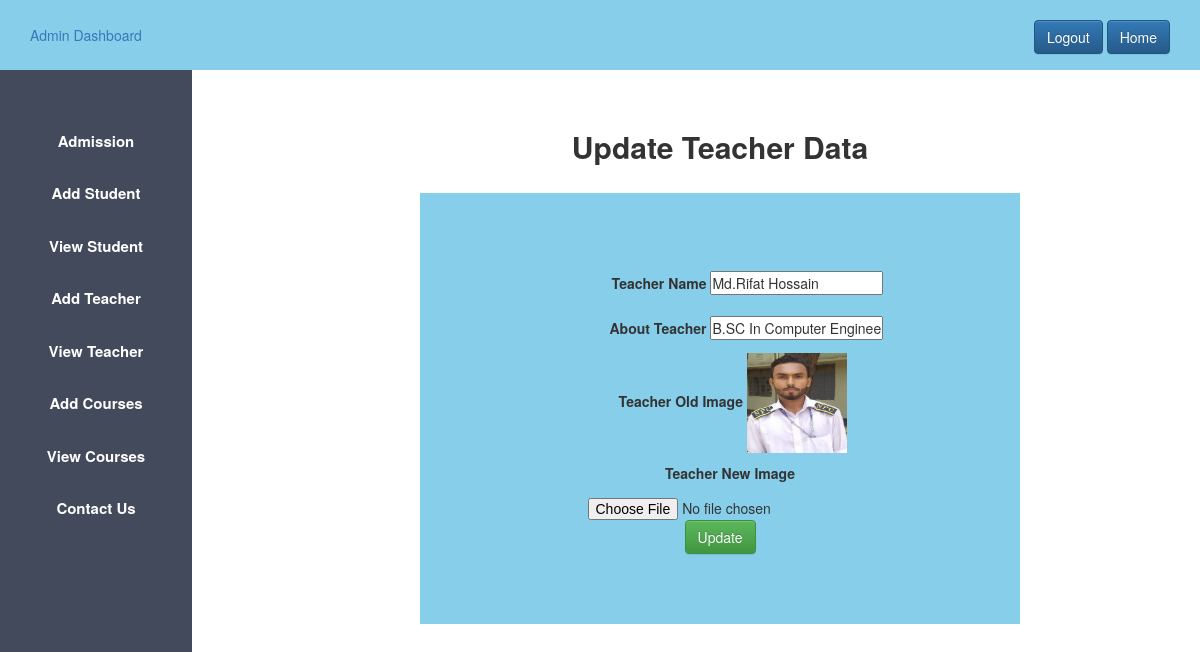
Page /admin_update_teacher.php?teacher_id=47 (signed in) on the committed database.
### tables this page shows
CREATE TABLE `teacher` (
  `id` int(50) NOT NULL,
  `name` varchar(50) DEFAULT NULL,
  `description` varchar(40) DEFAULT NULL,
  `image` varchar(40) DEFAULT NULL
);

### admin_update_teacher.php (the view, shortened to what this page needs)
<?php
$host="localhost";
$user="root";
$password="";
$db="schoolproject";
$data=mysqli_connect($host,$user,$password,$db);
if($_GET['teacher_id'])
{
          $t_id=$_GET['teacher_id'];
          $sql="SELECT * FROM teacher WHERE id='$t_id'";
          $result=mysqli_query($data,$sql);
          $info=$result->fetch_assoc();
}
?>
<!DOCTYPE html>
<html lang="en">
<head>
          <?php
          include'admin_css.php';
          ?>
</head>
<body>
<?php
include'admin_sidebar.php';
?>
<div class="content">
          <center>
        <h2><b>Update Teacher Data</b></h2><br>
        <form class="form_deg" action="admin_update_teacher.php" method="POST" enctype="multipart/form-data">
                    <div>
                              <label for="">Teacher Name</label>
                              <input type="text" name="name"
                              value="<?php echo"{$info['name']}" ?>"
                              >
                    </div>
                    <div>
                              <label for="">About Teacher</label>
                              <input type="text" name="description"
                             value="<?php echo"{$info['description']}" ?>">
                    </div>
                    <div>
                              <label  for="">Teacher  Old Image</label>
                              <img width="100px" height="100px" src="<?php echo"{$info['image']}" ?>">
                    </div>
                    <div>
                              <label for="">Teacher New Image</label>
                              <input type="file" name="image">
                    </div>
                    <div>
                              <input class="btn btn-success" type="submit" name="update_teacher" value="Update" >
                    </div>
           </form>
           </center>
</div>
</body>
</html>

### admin.css (style rules this page uses)
* { margin: 0px; padding: 0px; }
.content { margin-left:20%; margin-top: 5%; }

### admin_update_teacher.php (style rules this page uses)
label { display:inline-block; width:150px; text-align:right; padding-top:10px; padding-bottom:10px; }
.form_deg { background-color:skyblue; width: 600px; padding-top:70px; padding-bottom:70px; }

### rows in the picture
teacher: name "Md.Rifat Hossain", description "B.SC In Computer Engineer", image (picture)
